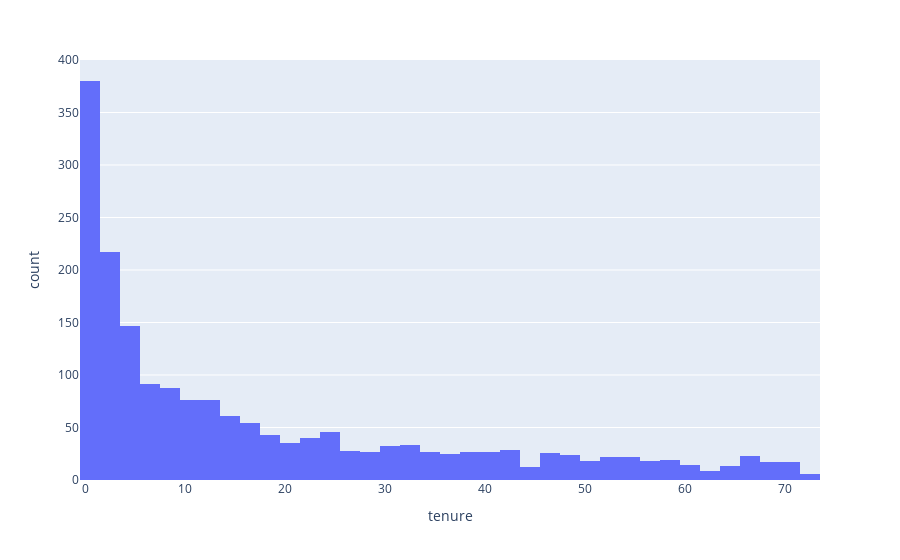

Notebook code cell kept with this figure:
### Code cell
df = data[data['Churn']=='Yes']
fig = px.histogram(df, x="tenure")
fig.show()

### Figure 1 — Plotly figure (JSON) as saved in the notebook; plotly's stock layout.template omitted (floating-point values rounded to 4 significant figures; data arrays with more than 128 entries replaced by an {"elided": "..."} marker saying what was removed)
{"data": [{"bingroup": "x", "hovertemplate": "tenure=%{x}<br>count=%{y}<extra></extra>", "legendgroup": "", "marker": {"color": "#636efa", "pattern": {"shape": ""}}, "name": "", "orientation": "v", "showlegend": false, "type": "histogram", "x": {"elided": "1869 int values"}, "xaxis": "x", "yaxis": "y"}], "layout": {"barmode": "relative", "legend": {"tracegroupgap": 0}, "margin": {"t": 60}, "xaxis": {"anchor": "y", "domain": [0, 1], "title": {"text": "tenure"}}, "yaxis": {"anchor": "x", "domain": [0, 1], "title": {"text": "count"}}}}
